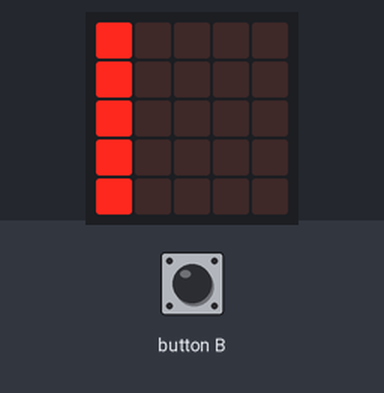
The program below on a simulated BBC micro:bit (MakeCode). Parts: the board's 5×5 LED display. The inputs (shaded band) are chosen by the test bench.

Above: at 1.2 s.
1.3 s: button B pressed for 0.15 s
At 5.5 s:
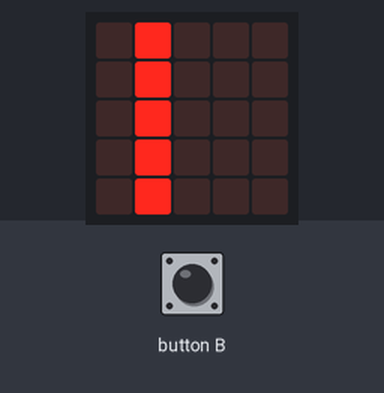
At 8.6 s:
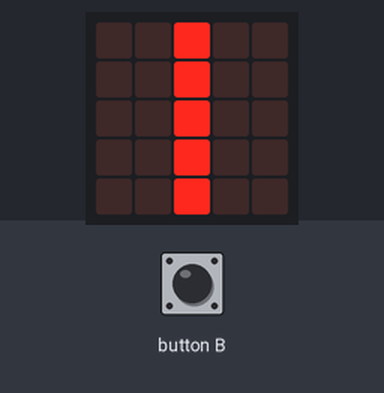
Timing chart, 0 to 10.1 s (numbered marks = the images above; inputs shaded):
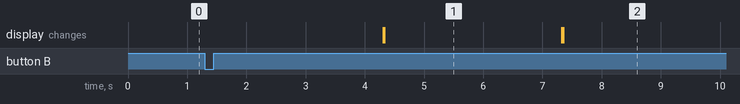

Measured:
- after the input at 1.3 s, the display: first changes after 3.0 s (image 1 shows a later state)
- what the display in image 1 shows lasts 3.0 s, from 4.3 s to 7.3 s

The program:

posunuti_02.py
```python
O = [0,0] #start
P = [0,4] #end

M1 = [0,0]  #stred z O a P
M2 = [0,0]  #stred z O a M1
M3 = [0,0]  #stred z M1 a P

#vypocitani stredu usecky
M1[1] = Math.round((O[1]+P[1])/2)
M1[0] = Math.round((P[0]+O[0])/2)
M2[1] = Math.round((O[1]+M1[1])/2)
M2[0] = Math.round((M1[0]+O[0])/2)
M3[1] = Math.round((M1[1]+P[1])/2)
M3[0] = Math.round((P[0]+M1[0])/2)

roll = False
def on_forever():
    global O, P, M1, M2, M3, roll
    led.plot(O[0],O[1])
    led.plot(P[0],P[1])
    led.plot(M1[0],M1[1])
    led.plot(M2[0],M2[1])
    led.plot(M3[0],M3[1])

    if input.button_is_pressed(Button.B): #input z tlacitka
        roll = True

    if roll: #kazde 3 vteriny se usecka posune vodorovne doprava
        M1[0] += 1
        M2[0] += 1
        M3[0] += 1
        P[0] += 1
        O[0] += 1
        basic.pause(3000)
        basic.clear_screen()
forever(on_forever)
```
